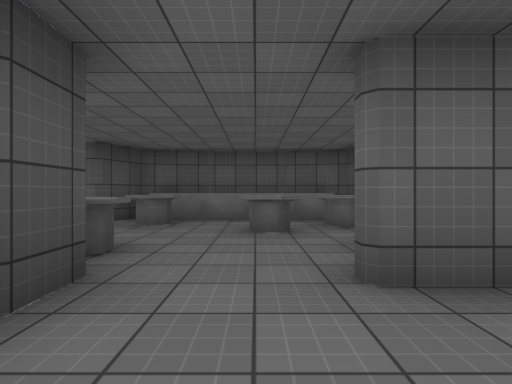
[1] (above)

24 first-person views from a walk through a scene from a Unity 3-D project. The camera is 1.2 m above the floor, looks level and sees 80° across. The floor is counted in squares, 2 m on a side. Each view is taken from the middle of a square. On the plan, view 1 faces up. The plan holds only what a view shows up to about 9 squares ahead; the rest is blank. The place goes on beyond the plan. The player character is not drawn. Door leaves are left out, so doorways stand open. Some surface patterns are stand-ins.

[2]
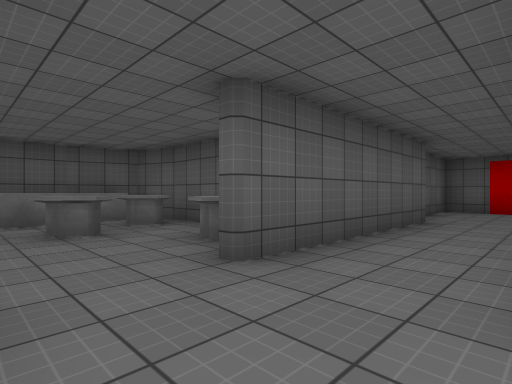

[3]
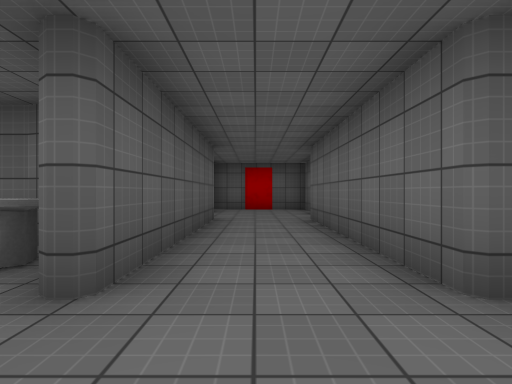

[4]
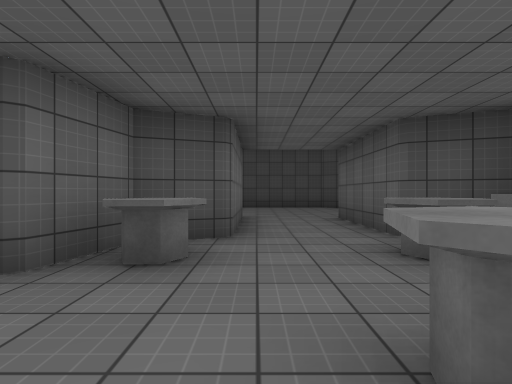

[5]
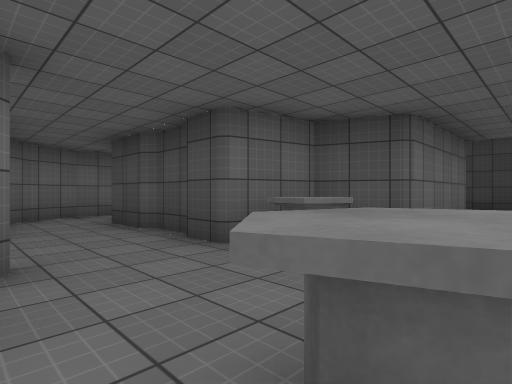

[6]
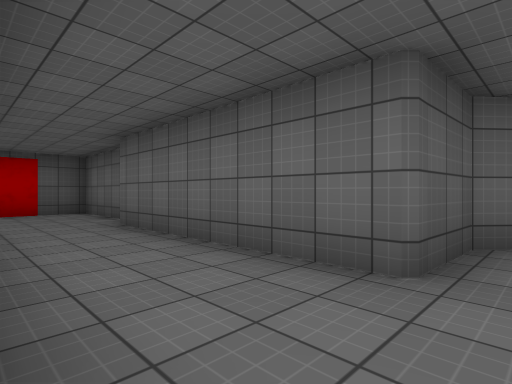

[7]
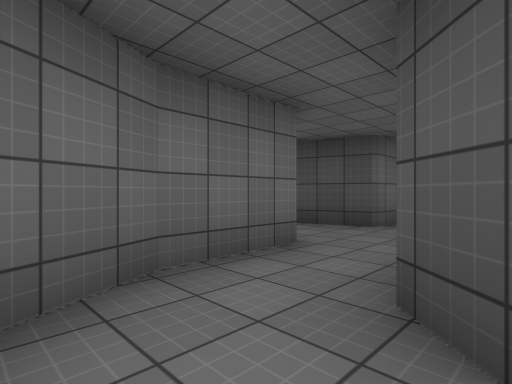

[8]
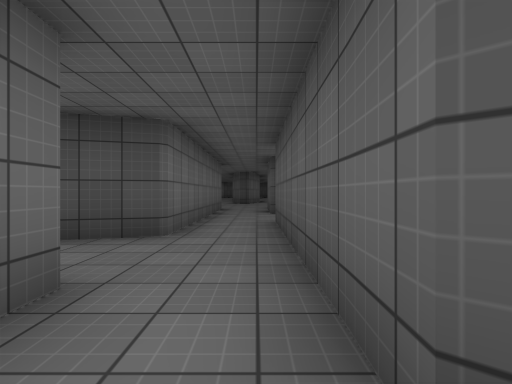

[9]
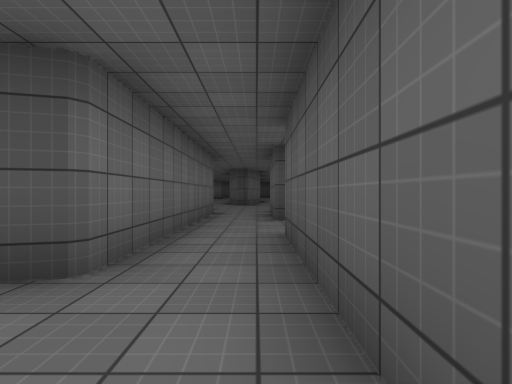

[10]
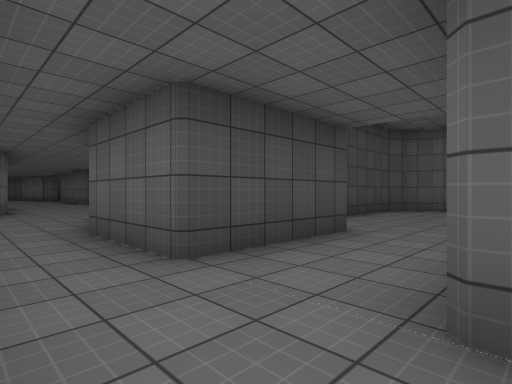

[11]
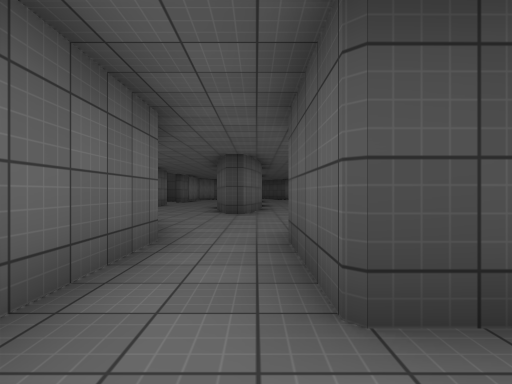

[12]
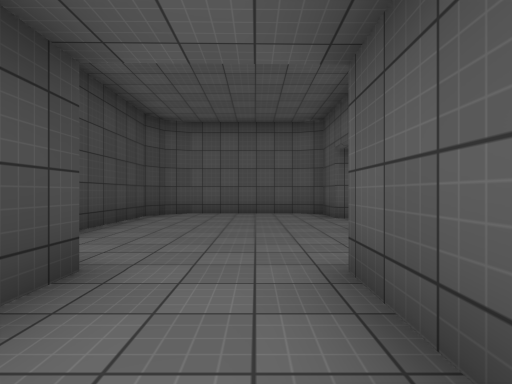

[13]
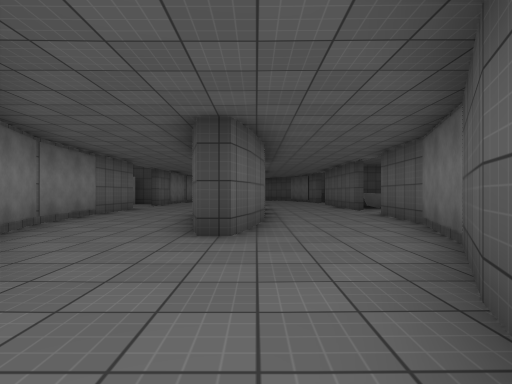

[14]
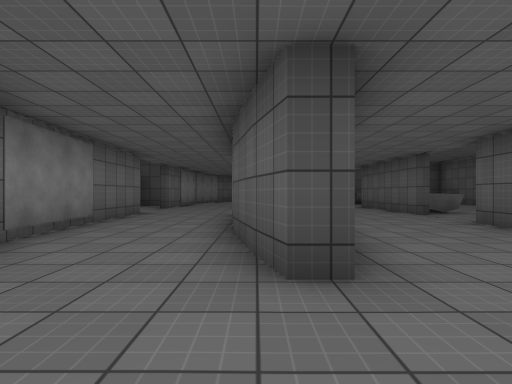

[15]
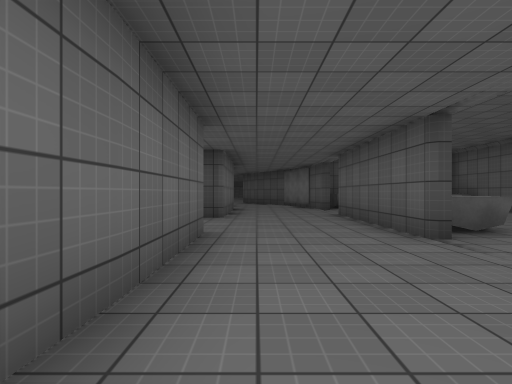

[16]
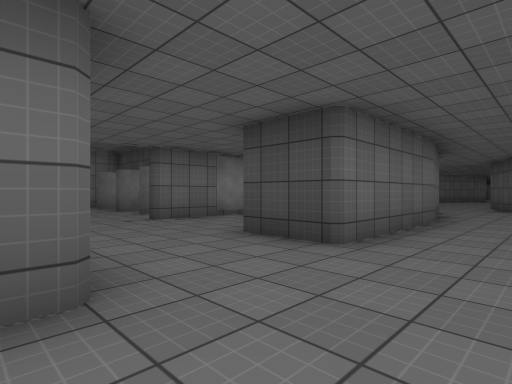

[17]
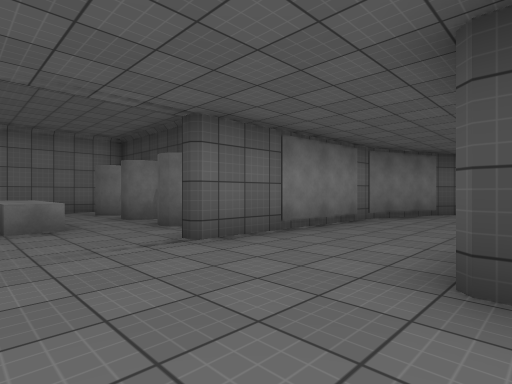

[18]
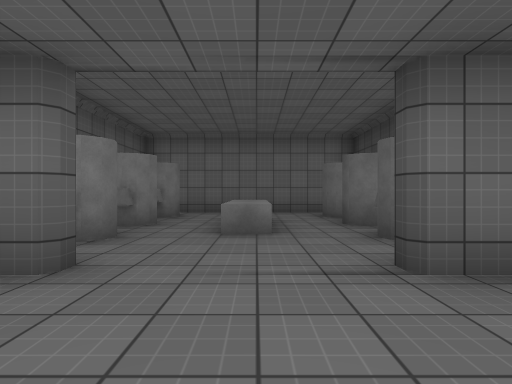

[19]
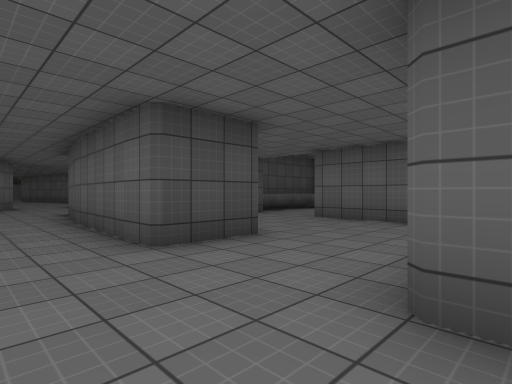

[20]
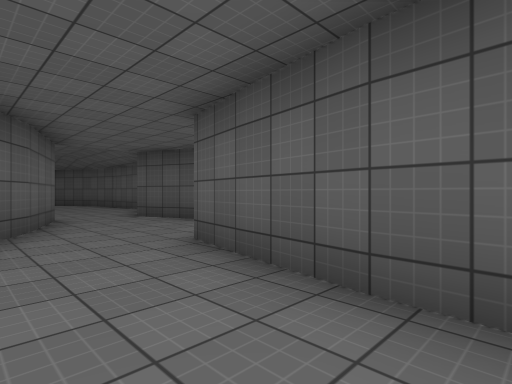

[21]
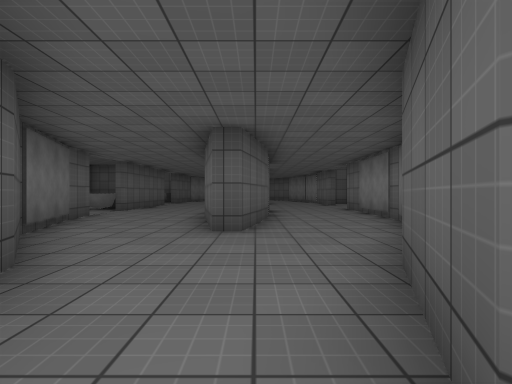

[22]
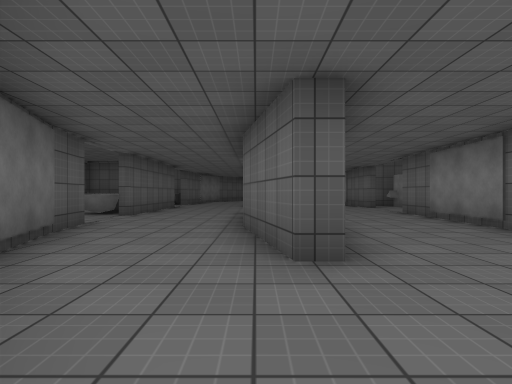

[23]
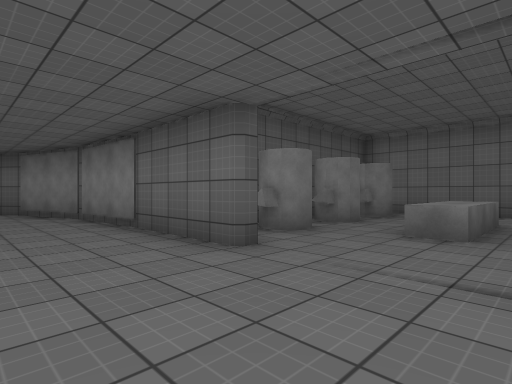

[24]
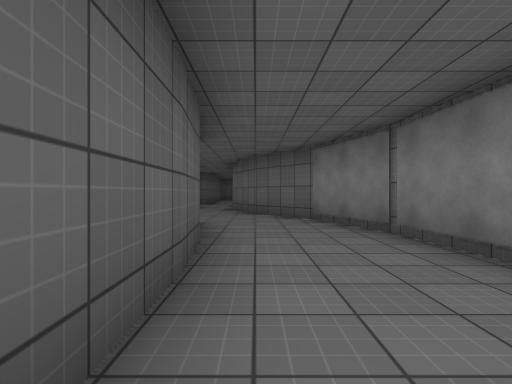

### Floor plan
Key: @ floor where view 1 was taken; # wall or solid block; . floor; D open door; ^ raised ledge; O other object.
Columns run from 36 left of view 1 to 10 right of it. Each row starts with its distance up from view 1.
  8                          ######    ###
  7                          #....#  #^^^^#
  6                          #....D###^...##
  5                          #....D.....^.^#
  4                          #....D........#
  3              ..           ....####^..^^#    ###
  2        ^ ..^^^..          ....   ##..####D....#
  1     ####DD##.#DDD.####    #DD#    #......D....#
  0   ##D...............DD##  #..#    #.@....D....#
 -1  ##.DD..............DD.####..######..##########
 -2 .D...D#####DDD######D....D...........#
 -3 .D..DD######..######DD...D.....DDD.###
 -4  ##.DD..............DD.#########.###
 -5   ##DD..............D##        #
 -6     ######.DDD...#####
 -7          ##...O###
 -8           O...O#
 -9           ..^.O#
-10           O.^.O#
-11           O...O#
-12           O...O
-13           #####

Where each view was taken, in squares from view 1:
view 1: 0 up, 0 right, facing up
view 2: 0 up, 1 left, facing up-right
view 3: 1 up, 1 left, facing right
view 4: 4 up, 1 right, facing left
view 5: 5 up, 1 right, facing down-left
view 6: 2 up, 0 right, facing down-right
view 7: 1 down, 0 right, facing down-left
view 8: 2 down, 1 left, facing left
view 9: 2 down, 3 left, facing left
view 10: 3 down, 7 left, facing up-left
view 11: 2 down, 8 left, facing left
view 12: 1 down, 8 left, facing up
view 13: 2 down, 12 left, facing left
view 14: 3 down, 14 left, facing left
view 15: 1 down, 18 left, facing left
view 16: 0 up, 22 left, facing down-left
view 17: 3 down, 23 left, facing down-left
view 18: 4 down, 24 left, facing down
view 19: 5 down, 22 left, facing up-left
view 20: 5 down, 28 left, facing up-left
view 21: 3 down, 36 left, facing right
view 22: 2 down, 34 left, facing right
view 23: 4 down, 25 left, facing down-right
view 24: 4 down, 22 left, facing right
